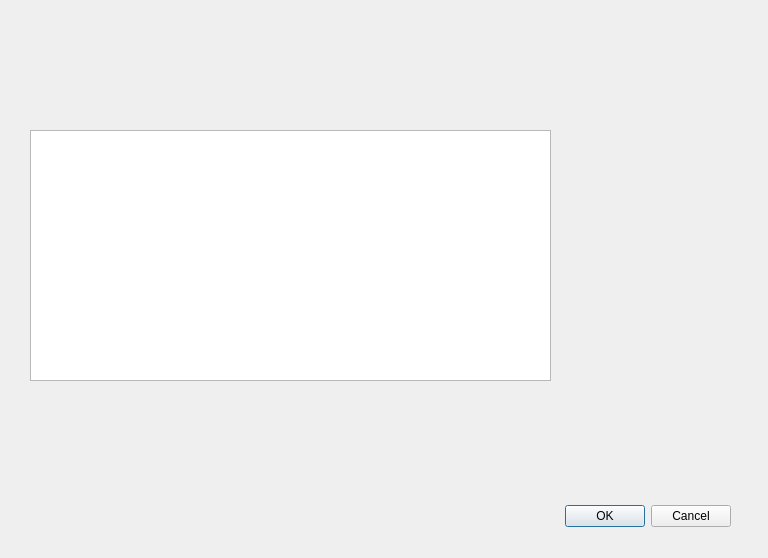
<?xml version="1.0" encoding="UTF-8"?>
<ui version="4.0">
 <class>Dialog</class>
 <widget class="QDialog" name="Dialog">
  <property name="geometry">
   <rect>
    <x>0</x>
    <y>0</y>
    <width>768</width>
    <height>558</height>
   </rect>
  </property>
  <property name="windowTitle">
   <string>Dialog</string>
  </property>
  <widget class="QDialogButtonBox" name="buttonBox">
   <property name="geometry">
    <rect>
     <x>390</x>
     <y>500</y>
     <width>341</width>
     <height>32</height>
    </rect>
   </property>
   <property name="orientation">
    <enum>Qt::Horizontal</enum>
   </property>
   <property name="standardButtons">
    <set>QDialogButtonBox::Cancel|QDialogButtonBox::Ok</set>
   </property>
  </widget>
  <widget class="QTextEdit" name="textEdit">
   <property name="geometry">
    <rect>
     <x>30</x>
     <y>130</y>
     <width>521</width>
     <height>251</height>
    </rect>
   </property>
  </widget>
 </widget>
 <resources/>
 <connections>
  <connection>
   <sender>buttonBox</sender>
   <signal>accepted()</signal>
   <receiver>Dialog</receiver>
   <slot>accept()</slot>
   <hints>
    <hint type="sourcelabel">
     <x>248</x>
     <y>254</y>
    </hint>
    <hint type="destinationlabel">
     <x>157</x>
     <y>274</y>
    </hint>
   </hints>
  </connection>
  <connection>
   <sender>buttonBox</sender>
   <signal>rejected()</signal>
   <receiver>Dialog</receiver>
   <slot>reject()</slot>
   <hints>
    <hint type="sourcelabel">
     <x>316</x>
     <y>260</y>
    </hint>
    <hint type="destinationlabel">
     <x>286</x>
     <y>274</y>
    </hint>
   </hints>
  </connection>
 </connections>
</ui>
